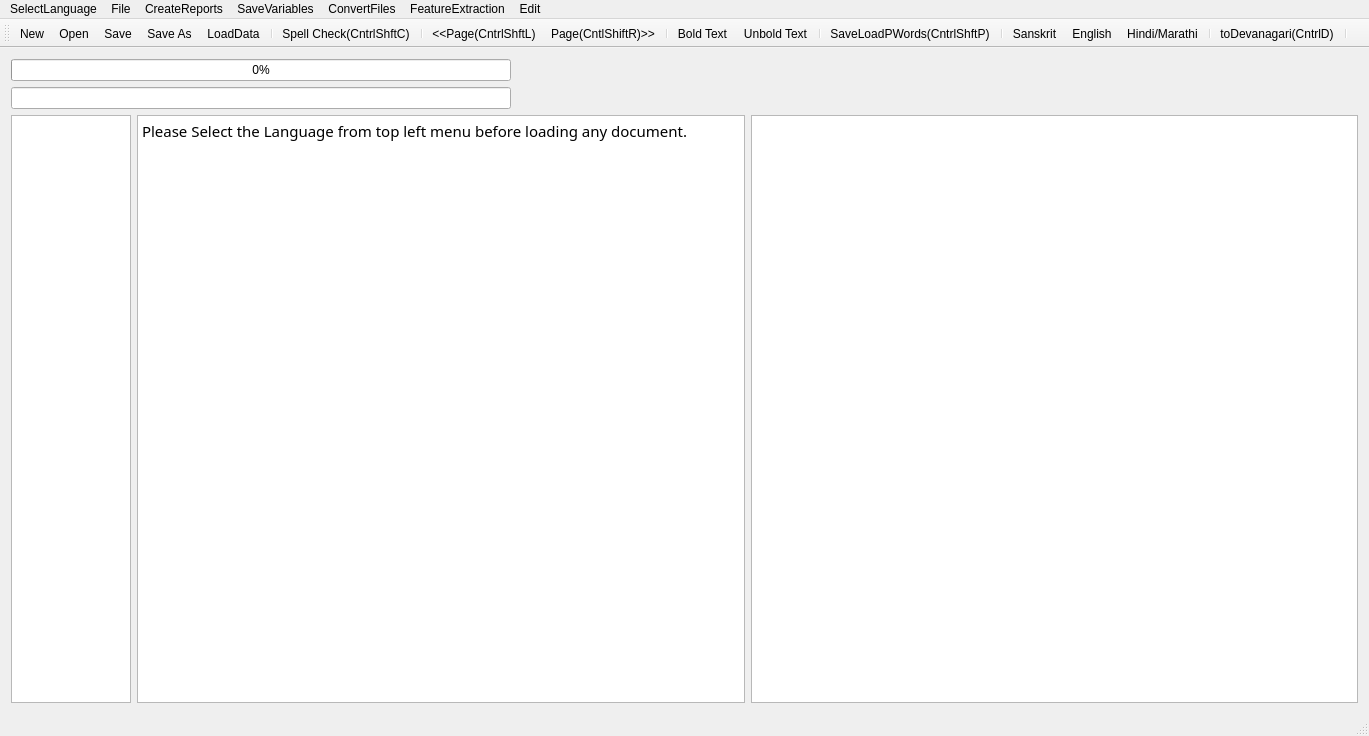
<?xml version="1.0" encoding="UTF-8"?>
<ui version="4.0">
 <class>MainWindow</class>
 <widget class="QMainWindow" name="MainWindow">
  <property name="geometry">
   <rect>
    <x>0</x>
    <y>0</y>
    <width>1369</width>
    <height>736</height>
   </rect>
  </property>
  <property name="mouseTracking">
   <bool>true</bool>
  </property>
  <property name="windowTitle">
   <string>MainWindow</string>
  </property>
  <widget class="QWidget" name="centralWidget">
   <layout class="QVBoxLayout" name="verticalLayout">
    <item>
     <widget class="QProgressBar" name="progressBar">
      <property name="maximumSize">
       <size>
        <width>500</width>
        <height>16777215</height>
       </size>
      </property>
      <property name="value">
       <number>0</number>
      </property>
      <property name="alignment">
       <set>Qt::AlignRight|Qt::AlignTrailing|Qt::AlignVCenter</set>
      </property>
     </widget>
    </item>
    <item>
     <widget class="QLineEdit" name="lineEdit">
      <property name="maximumSize">
       <size>
        <width>500</width>
        <height>16777215</height>
       </size>
      </property>
     </widget>
    </item>
    <item>
     <layout class="QHBoxLayout" name="horizontalLayout">
      <item>
       <widget class="QTextEdit" name="textEdit">
        <property name="maximumSize">
         <size>
          <width>120</width>
          <height>16777215</height>
         </size>
        </property>
        <property name="font">
         <font>
          <family>FreeSans</family>
          <italic>true</italic>
         </font>
        </property>
        <property name="sizeAdjustPolicy">
         <enum>QAbstractScrollArea::AdjustToContents</enum>
        </property>
        <property name="readOnly">
         <bool>true</bool>
        </property>
       </widget>
      </item>
      <item>
       <widget class="QTextBrowser" name="textBrowser">
        <property name="font">
         <font>
          <family>Shobhika</family>
          <pointsize>16</pointsize>
          <italic>false</italic>
         </font>
        </property>
        <property name="mouseTracking">
         <bool>true</bool>
        </property>
        <property name="sizeAdjustPolicy">
         <enum>QAbstractScrollArea::AdjustToContents</enum>
        </property>
        <property name="undoRedoEnabled">
         <bool>true</bool>
        </property>
        <property name="readOnly">
         <bool>false</bool>
        </property>
        <property name="html">
         <string>&lt;!DOCTYPE HTML PUBLIC &quot;-//W3C//DTD HTML 4.0//EN&quot; &quot;http://www.w3.org/TR/REC-html40/strict.dtd&quot;&gt;
&lt;html&gt;&lt;head&gt;&lt;meta name=&quot;qrichtext&quot; content=&quot;1&quot; /&gt;&lt;meta charset=&quot;utf-8&quot; /&gt;&lt;style type=&quot;text/css&quot;&gt;
p, li { white-space: pre-wrap; }
&lt;/style&gt;&lt;/head&gt;&lt;body style=&quot; font-family:'Shobhika'; font-size:16pt; font-weight:400; font-style:normal;&quot;&gt;
&lt;p style=&quot; margin-top:0px; margin-bottom:0px; margin-left:0px; margin-right:0px; -qt-block-indent:0; text-indent:0px;&quot;&gt;&lt;span style=&quot; font-family:'Ubuntu'; font-size:11pt;&quot;&gt;Please Select the Language from top left menu before loading any document.&lt;/span&gt;&lt;/p&gt;&lt;/body&gt;&lt;/html&gt;</string>
        </property>
        <property name="acceptRichText">
         <bool>true</bool>
        </property>
        <property name="textInteractionFlags">
         <set>Qt::LinksAccessibleByKeyboard|Qt::LinksAccessibleByMouse|Qt::TextBrowserInteraction|Qt::TextEditable|Qt::TextEditorInteraction|Qt::TextSelectableByKeyboard|Qt::TextSelectableByMouse</set>
        </property>
       </widget>
      </item>
      <item>
       <widget class="QGraphicsView" name="graphicsView">
        <property name="sizeAdjustPolicy">
         <enum>QAbstractScrollArea::AdjustIgnored</enum>
        </property>
        <property name="alignment">
         <set>Qt::AlignCenter</set>
        </property>
        <property name="dragMode">
         <enum>QGraphicsView::ScrollHandDrag</enum>
        </property>
        <property name="transformationAnchor">
         <enum>QGraphicsView::AnchorViewCenter</enum>
        </property>
        <property name="resizeAnchor">
         <enum>QGraphicsView::AnchorViewCenter</enum>
        </property>
       </widget>
      </item>
     </layout>
    </item>
   </layout>
   <zorder>lineEdit</zorder>
   <zorder>progressBar</zorder>
  </widget>
  <widget class="QMenuBar" name="menuBar">
   <property name="geometry">
    <rect>
     <x>0</x>
     <y>0</y>
     <width>1369</width>
     <height>22</height>
    </rect>
   </property>
   <widget class="QMenu" name="menuOCR_Correction_Window">
    <property name="title">
     <string>File</string>
    </property>
    <addaction name="actionNew"/>
    <addaction name="actionOpen"/>
    <addaction name="actionSave"/>
    <addaction name="actionSave_As"/>
    <addaction name="actionSpell_Check"/>
    <addaction name="actionLoad_Next_Page"/>
    <addaction name="actionLoad_Prev_Page"/>
    <addaction name="separator"/>
    <addaction name="actionLoadGDocPage"/>
    <addaction name="actionToDevanagari"/>
    <addaction name="actionLoadData"/>
    <addaction name="actionLoadDict"/>
    <addaction name="actionLoadOCRWords"/>
    <addaction name="actionLoadDomain"/>
    <addaction name="actionLoadSubPS"/>
    <addaction name="actionLoadConfusions"/>
    <addaction name="actionSugg"/>
    <addaction name="actionToSlp1"/>
   </widget>
   <widget class="QMenu" name="menuCreateReports">
    <property name="title">
     <string>CreateReports</string>
    </property>
    <addaction name="actionCreateBest2OCR"/>
    <addaction name="actionCreateSuggestionLog"/>
    <addaction name="actionCreateSuggestionLogNearestPriority"/>
    <addaction name="actionErrorDetectionRep"/>
    <addaction name="actionErrorDetectWithoutAdaptation"/>
    <addaction name="actionErrorDetectionRepUniq"/>
   </widget>
   <widget class="QMenu" name="menuSaveVariables">
    <property name="title">
     <string>SaveVariables</string>
    </property>
    <addaction name="actionCPair"/>
    <addaction name="actionPrimarySecOCRPair"/>
    <addaction name="actionCPairIEROcrVsCorrect"/>
    <addaction name="actionCPairGEROcrVsCorrect"/>
   </widget>
   <widget class="QMenu" name="menuConvertFiles">
    <property name="title">
     <string>ConvertFiles</string>
    </property>
    <addaction name="actionToSlp1_2"/>
    <addaction name="actionToDev"/>
    <addaction name="actionExtractDev"/>
    <addaction name="actionEditDistRep"/>
    <addaction name="actionConfusionFreqHist"/>
    <addaction name="actionFilterOutGT50EditDisPairs"/>
   </widget>
   <widget class="QMenu" name="menuFeatureExtraction">
    <property name="title">
     <string>FeatureExtraction</string>
    </property>
    <addaction name="actionPrepareFeatures"/>
   </widget>
   <widget class="QMenu" name="menuSelectLanguage">
    <property name="title">
     <string>SelectLanguage</string>
    </property>
    <addaction name="actionSanskrit"/>
    <addaction name="actionHindi"/>
    <addaction name="actionEnglish"/>
   </widget>
   <widget class="QMenu" name="menuEdit">
    <property name="title">
     <string>Edit</string>
    </property>
    <addaction name="actionBold_Text"/>
    <addaction name="actionUnbold_Text"/>
    <addaction name="separator"/>
    <addaction name="actionSubscript"/>
    <addaction name="actionSuperScript"/>
    <addaction name="separator"/>
    <addaction name="actionItalic"/>
    <addaction name="actionUnderline"/>
   </widget>
   <addaction name="menuSelectLanguage"/>
   <addaction name="menuOCR_Correction_Window"/>
   <addaction name="menuCreateReports"/>
   <addaction name="menuSaveVariables"/>
   <addaction name="menuConvertFiles"/>
   <addaction name="menuFeatureExtraction"/>
   <addaction name="menuEdit"/>
  </widget>
  <widget class="QToolBar" name="mainToolBar">
   <attribute name="toolBarArea">
    <enum>TopToolBarArea</enum>
   </attribute>
   <attribute name="toolBarBreak">
    <bool>false</bool>
   </attribute>
   <addaction name="actionNew"/>
   <addaction name="actionOpen"/>
   <addaction name="actionSave"/>
   <addaction name="actionSave_As"/>
   <addaction name="actionLoadData"/>
   <addaction name="separator"/>
   <addaction name="actionSpell_Check"/>
   <addaction name="separator"/>
   <addaction name="actionLoad_Prev_Page"/>
   <addaction name="actionLoad_Next_Page"/>
   <addaction name="separator"/>
   <addaction name="actionBold_Text"/>
   <addaction name="actionUnbold_Text"/>
   <addaction name="separator"/>
   <addaction name="actionLoadGDocPage"/>
   <addaction name="separator"/>
   <addaction name="actionSanskrit"/>
   <addaction name="actionEnglish"/>
   <addaction name="actionHindi"/>
   <addaction name="separator"/>
   <addaction name="actionToDevanagari"/>
   <addaction name="separator"/>
  </widget>
  <widget class="QStatusBar" name="statusBar"/>
  <action name="actionOpen">
   <property name="icon">
    <iconset resource="AppResources.qrc">
     <normaloff>:/Images/open.png</normaloff>:/Images/open.png</iconset>
   </property>
   <property name="text">
    <string>Open</string>
   </property>
   <property name="shortcut">
    <string>Ctrl+O</string>
   </property>
  </action>
  <action name="actionSave">
   <property name="icon">
    <iconset resource="AppResources.qrc">
     <normaloff>:/Images/save.png</normaloff>:/Images/save.png</iconset>
   </property>
   <property name="text">
    <string>Save</string>
   </property>
   <property name="shortcut">
    <string>Ctrl+S</string>
   </property>
  </action>
  <action name="actionSave_As">
   <property name="icon">
    <iconset resource="AppResources.qrc">
     <normaloff>:/Images/save-as.png</normaloff>:/Images/save-as.png</iconset>
   </property>
   <property name="text">
    <string>Save As</string>
   </property>
   <property name="shortcut">
    <string>Ctrl+Shift+S</string>
   </property>
  </action>
  <action name="actionNew">
   <property name="icon">
    <iconset resource="AppResources.qrc">
     <normaloff>:/Images/New.png</normaloff>:/Images/New.png</iconset>
   </property>
   <property name="text">
    <string>New</string>
   </property>
   <property name="shortcut">
    <string>Ctrl+N</string>
   </property>
  </action>
  <action name="actionSpell_Check">
   <property name="text">
    <string>Spell Check(CntrlShftC)</string>
   </property>
   <property name="shortcut">
    <string>Ctrl+Shift+C</string>
   </property>
  </action>
  <action name="actionLoad_Next_Page">
   <property name="text">
    <string>Page(CntlShiftR)&gt;&gt;</string>
   </property>
   <property name="toolTip">
    <string>Page(CntlShiftR)&gt;&gt;</string>
   </property>
   <property name="shortcut">
    <string>Ctrl+Shift+R</string>
   </property>
  </action>
  <action name="actionLoad_Prev_Page">
   <property name="text">
    <string>&lt;&lt;Page(CntrlShftL)</string>
   </property>
   <property name="toolTip">
    <string>&lt;&lt;Page(CntrlShftL)</string>
   </property>
   <property name="shortcut">
    <string>Ctrl+Shift+L</string>
   </property>
  </action>
  <action name="actionLoadGDocPage">
   <property name="text">
    <string>Save&amp;LoadPWords(CntrlShftP)</string>
   </property>
   <property name="shortcut">
    <string>Ctrl+Shift+P</string>
   </property>
  </action>
  <action name="actionToDevanagari">
   <property name="text">
    <string>toDevanagari(CntrlD)</string>
   </property>
   <property name="shortcut">
    <string>Ctrl+D</string>
   </property>
  </action>
  <action name="actionLoadData">
   <property name="text">
    <string>LoadData</string>
   </property>
  </action>
  <action name="actionLoadDict">
   <property name="text">
    <string>LoadDict</string>
   </property>
  </action>
  <action name="actionLoadOCRWords">
   <property name="text">
    <string>LoadOCRWords</string>
   </property>
  </action>
  <action name="actionLoadDomain">
   <property name="text">
    <string>LoadDomain</string>
   </property>
  </action>
  <action name="actionLoadSubPS">
   <property name="text">
    <string>LoadSubPS</string>
   </property>
  </action>
  <action name="actionLoadConfusions">
   <property name="text">
    <string>LoadConfusions</string>
   </property>
  </action>
  <action name="actionSugg">
   <property name="text">
    <string>sugg</string>
   </property>
   <property name="shortcut">
    <string>Menu</string>
   </property>
  </action>
  <action name="actionCreateBest2OCR">
   <property name="text">
    <string>CreateBest2OCR</string>
   </property>
  </action>
  <action name="actionToSlp1">
   <property name="text">
    <string>toSlp1</string>
   </property>
   <property name="shortcut">
    <string>Ctrl+G</string>
   </property>
  </action>
  <action name="actionCreateSuggestionLog">
   <property name="text">
    <string>CreateSuggestionLog</string>
   </property>
  </action>
  <action name="actionCreateSuggestionLogNearestPriority">
   <property name="text">
    <string>CreateSuggestionLogNearestPriority</string>
   </property>
  </action>
  <action name="actionErrorDetectionRep">
   <property name="text">
    <string>ErrorDetectionRep</string>
   </property>
  </action>
  <action name="actionErrorDetectWithoutAdaptation">
   <property name="text">
    <string>ErrorDetectWithoutAdaptation</string>
   </property>
  </action>
  <action name="actionCPair">
   <property name="text">
    <string>CPair</string>
   </property>
  </action>
  <action name="actionToSlp1_2">
   <property name="text">
    <string>toSlp1</string>
   </property>
  </action>
  <action name="actionToDev">
   <property name="text">
    <string>toDev</string>
   </property>
  </action>
  <action name="actionExtractDev">
   <property name="text">
    <string>ExtractDevWords</string>
   </property>
   <property name="toolTip">
    <string>ExtractDevWords</string>
   </property>
  </action>
  <action name="actionPrimarySecOCRPair">
   <property name="text">
    <string>PrimarySecOCRPairs</string>
   </property>
  </action>
  <action name="actionCPairIEROcrVsCorrect">
   <property name="text">
    <string>CPairIEROcrVsCorrect</string>
   </property>
  </action>
  <action name="actionEditDistRep">
   <property name="text">
    <string>EditDistRep</string>
   </property>
  </action>
  <action name="actionConfusionFreqHist">
   <property name="text">
    <string>ConfusionFreqHist</string>
   </property>
  </action>
  <action name="actionCPairGEROcrVsCorrect">
   <property name="text">
    <string>CPairGEROcrVsCorrect</string>
   </property>
  </action>
  <action name="actionFilterOutGT50EditDisPairs">
   <property name="text">
    <string>FilterOutGT50EditDisPairs</string>
   </property>
  </action>
  <action name="actionPrepareFeatures">
   <property name="text">
    <string>PrepareFeatures</string>
   </property>
  </action>
  <action name="actionErrorDetectionRepUniq">
   <property name="text">
    <string>ErrorSuggRepUniq</string>
   </property>
  </action>
  <action name="actionSanskrit">
   <property name="text">
    <string>Sanskrit</string>
   </property>
  </action>
  <action name="actionHindi">
   <property name="text">
    <string>Hindi/Marathi</string>
   </property>
  </action>
  <action name="actionEnglish">
   <property name="text">
    <string>English</string>
   </property>
   <property name="toolTip">
    <string>English</string>
   </property>
  </action>
  <action name="actionBold_Text">
   <property name="text">
    <string>Bold Text</string>
   </property>
  </action>
  <action name="actionUnbold_Text">
   <property name="text">
    <string>Unbold Text</string>
   </property>
  </action>
  <action name="actionSubscript">
   <property name="text">
    <string>Subscript</string>
   </property>
  </action>
  <action name="actionSuperScript">
   <property name="text">
    <string>SuperScript</string>
   </property>
  </action>
  <action name="actionItalic">
   <property name="text">
    <string>Italic</string>
   </property>
  </action>
  <action name="actionUnderline">
   <property name="text">
    <string>Underline</string>
   </property>
  </action>
 </widget>
 <layoutdefault spacing="6" margin="11"/>
 <tabstops>
  <tabstop>textBrowser</tabstop>
  <tabstop>graphicsView</tabstop>
 </tabstops>
 <resources>
  <include location="AppResources.qrc"/>
 </resources>
 <connections/>
</ui>
